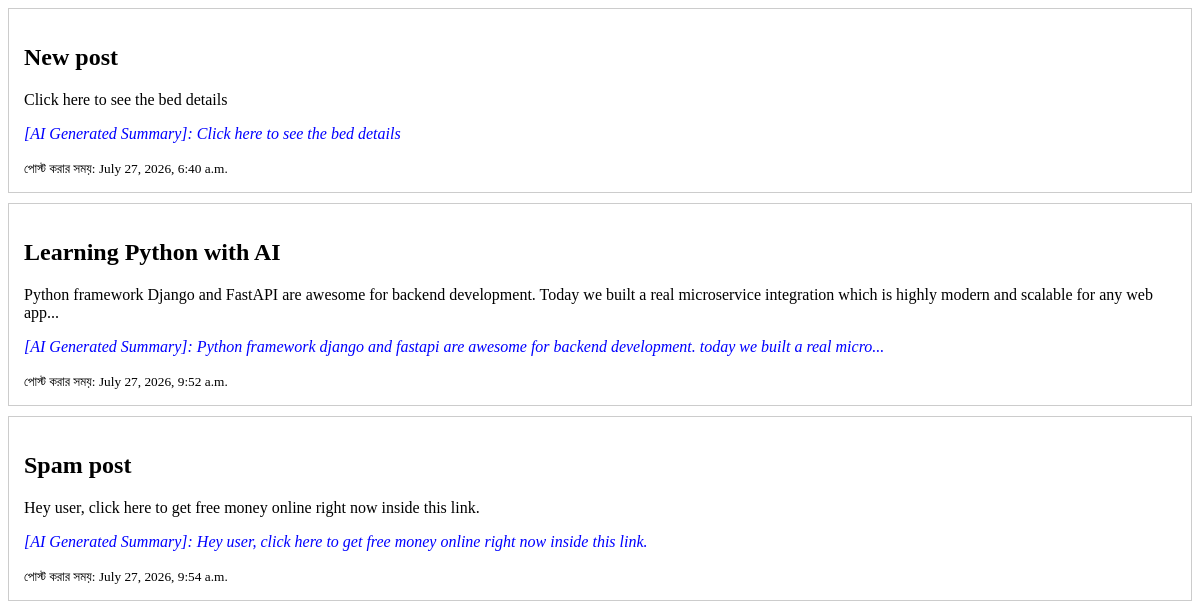
/customer/posts/ (lower part), run on an earlier commit of the app's database.
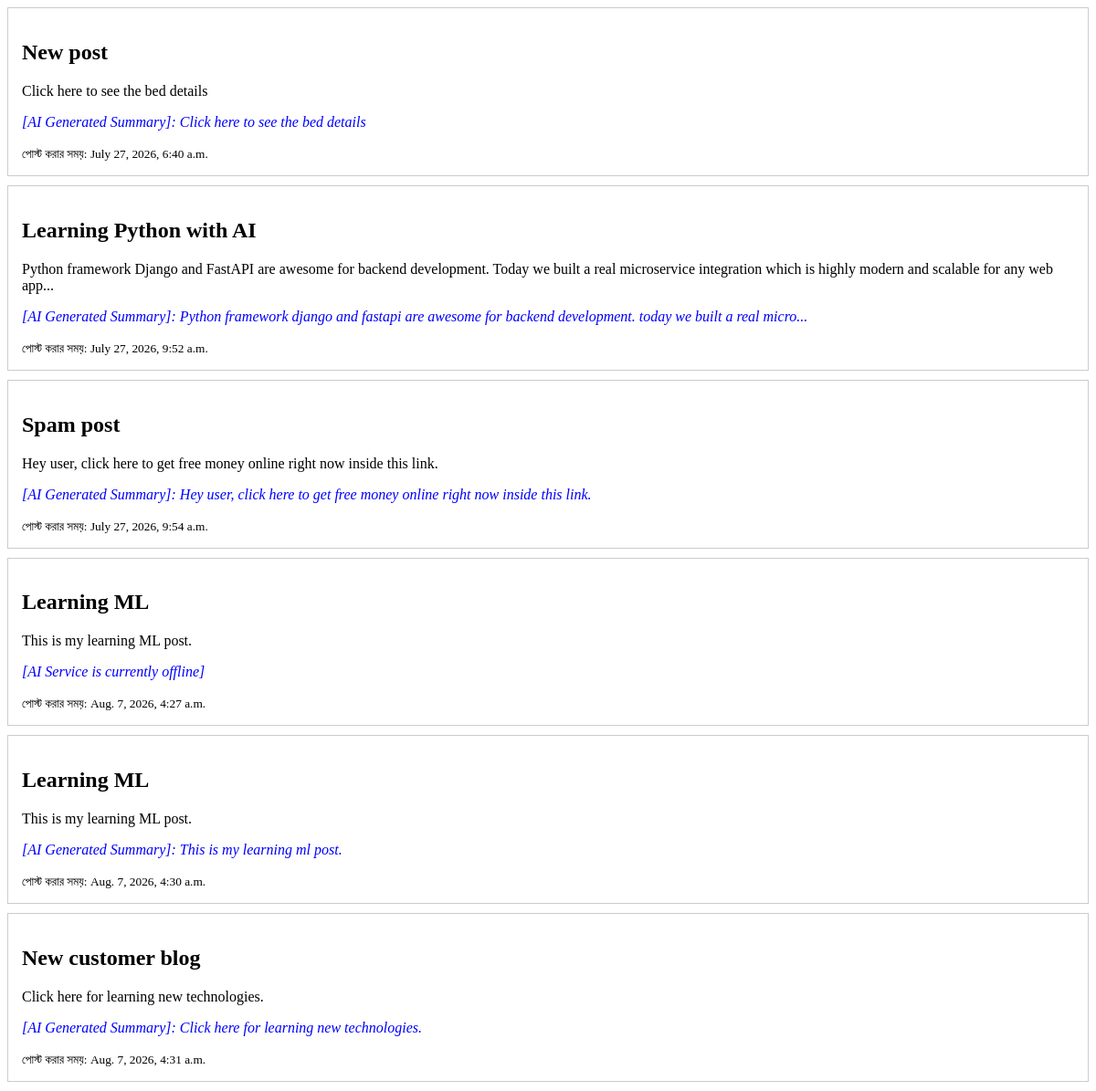
And on a later commit of the database.
### blog/models.py (models this page shows, shortened)
class Post(models.Model):
    title = models.CharField(max_length=200)
    content = models.TextField()
    ai_summary = models.TextField(blank=True, null=True)
    is_spam = models.BooleanField(default=False)
    created_at = models.DateTimeField(auto_now_add=True)

### blog/views.py (the view)
# urls.py: path('customer/posts/', views.customer_post_list, name='customer_posts'),
def customer_post_list(request):
    posts = Post.objects.all()
    context = {'posts': posts}
    return render(request, 'blog/customer_page.html', context)

### blog/templates/blog/customer_page.html (shortened to what this page needs)
<!DOCTYPE html>
<html lang="en">
<head>
</head>
<body>
    {% for post in posts %}
        <div style="border: 1px solid #ccc; padding: 15px; margin-bottom: 10px;">
            <h2>{{ post.title }}</h2>
            <p>{{ post.content }}</p>
            {% if post.ai_summary %}
                <p style="color: blue; font-style: italic;">{{ post.ai_summary }}</p>
            {% endif %}
            <small>পোস্ট করার সময়: {{ post.created_at }}</small>
        </div>
    {% empty %}
        <p>দুঃখিত, কোনো ব্লগ পোস্ট পাওয়া যায়নি।</p>
    {% endfor %}
</body>
</html>

What changed in the data, as far as the page shows it:
added Post: title "Learning ML", content "This is my learning ML post.", ai_summary "[AI Service is currently offline]", created_at "Aug. 7, 2026, 4:27 a.m."
added Post: title "Learning ML", content "This is my learning ML post.", ai_summary "[AI Generated Summary]: This is my learning ml post.", created_at "Aug. 7, 2026, 4:30 a.m."
added Post: title "New customer blog", content "Click here for learning new technologies.", ai_summary "[AI Generated Summary]: Click here for learning new technologies.", created_at "Aug. 7, 2026, 4:31 a.m."
